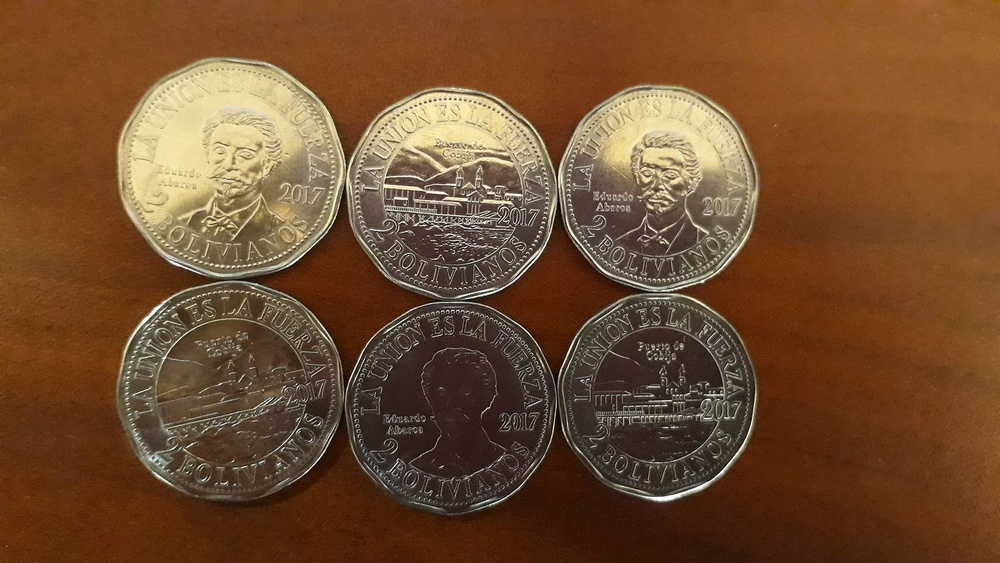
#> input picture lab9/recursos lab 9/monedas_2.jpg, 1000 x 563 px, shrunk from 1800 x 1013 before the run
$ python lab9_4.py
#> lines starting #> are read from the running program, lines starting #| are printed output that depends on the picture; after the words box and inside, x2 and y2 are one past the last pixel; in counts of white or black regions, pixels touching at a corner belong together
import cv2
import numpy as np

imagen = cv2.imread('recursos lab 9/monedas_2.jpg')
#> imagen is the input picture: shape (563, 1000, 3); mean B, G, R 47.3, 77.1, 113.2
if imagen is None:
    print("Error")
    exit()

gris = cv2.cvtColor(imagen, cv2.COLOR_BGR2GRAY)
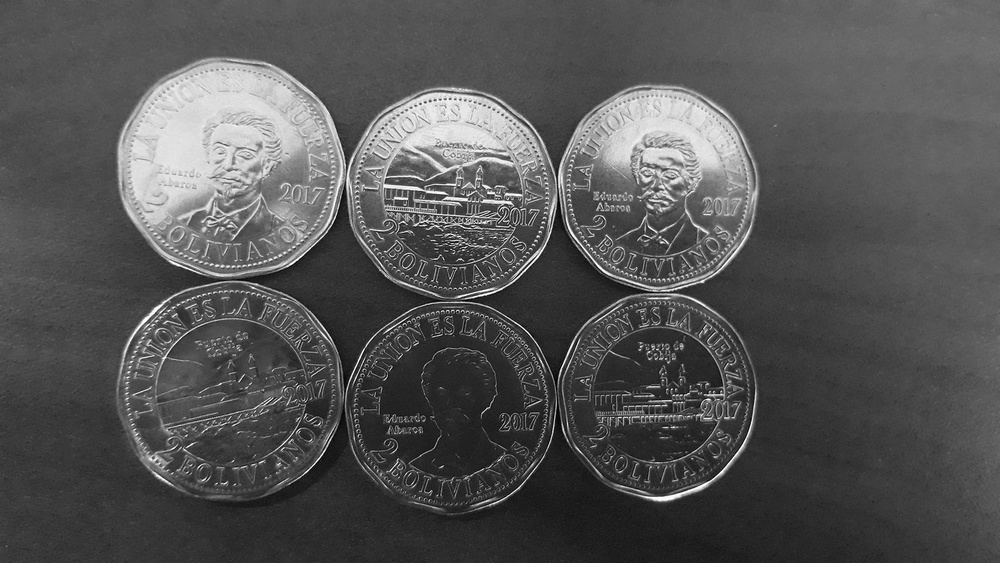
#> gris: shape (563, 1000); min 0, max 255, mean 84.5

gris_blur = cv2.medianBlur(gris, 15)
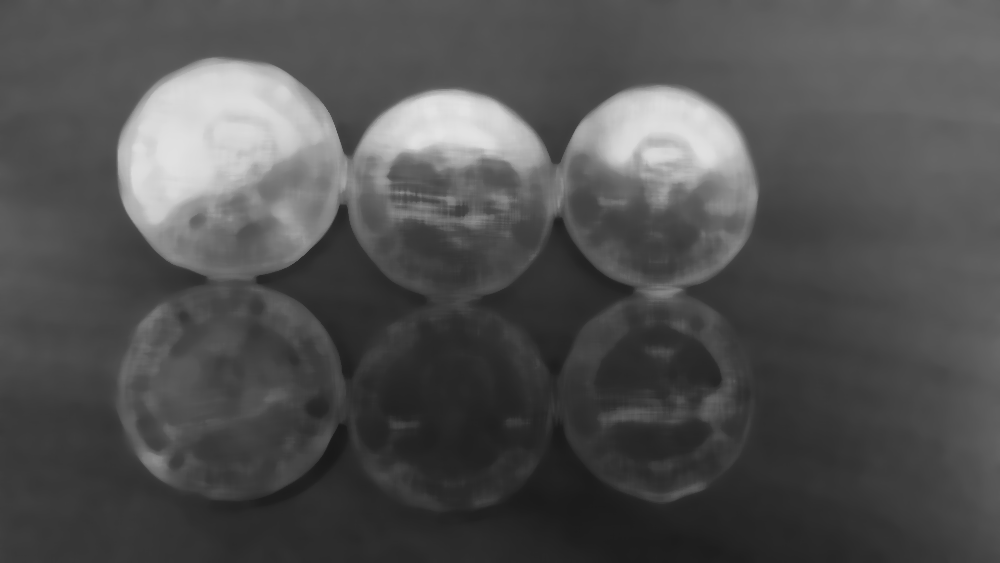
#> gris_blur: shape (563, 1000); min 25, max 228, mean 81.1

circulos = cv2.HoughCircles(
    gris_blur,
    cv2.HOUGH_GRADIENT,
    dp=1,
    minDist=300,
    param1=50,
    param2=25,
    minRadius=120,
    maxRadius=250
)
#> circulos = [[435.5, 289.5, 148.1]]

monedas_detectadas = 0

if circulos is not None:

    circulos = np.uint16(np.around(circulos))
#> circulos = [[436, 290, 148]]

    for c in circulos[0, :]:
        x, y, r = c[0], c[1], c[2]

        cv2.circle(imagen, (x, y), r, (0, 255, 0), 3)

        cv2.circle(imagen, (x, y), 2, (0, 0, 255), 3)

        monedas_detectadas += 1
#> this loop made 1 pass
#> (x, y, r, monedas_detectadas) on pass 1: (436, 290, 148, 1)
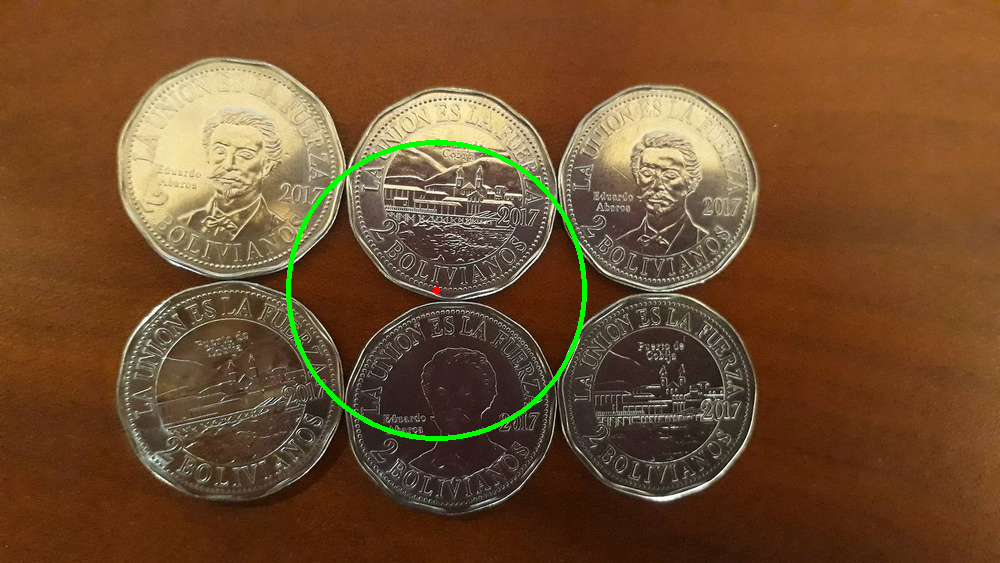
#> imagen: shape (563, 1000, 3); 0.81% of pixels changed, all inside (x1, y1, x2, y2) = (286, 140, 587, 441)
#> after the loop, monedas_detectadas = 1

cv2.putText(imagen, f'Monedas detectadas: {monedas_detectadas}', (20, 50),
            cv2.FONT_HERSHEY_SIMPLEX, 1.2, (255, 0, 0), 3)
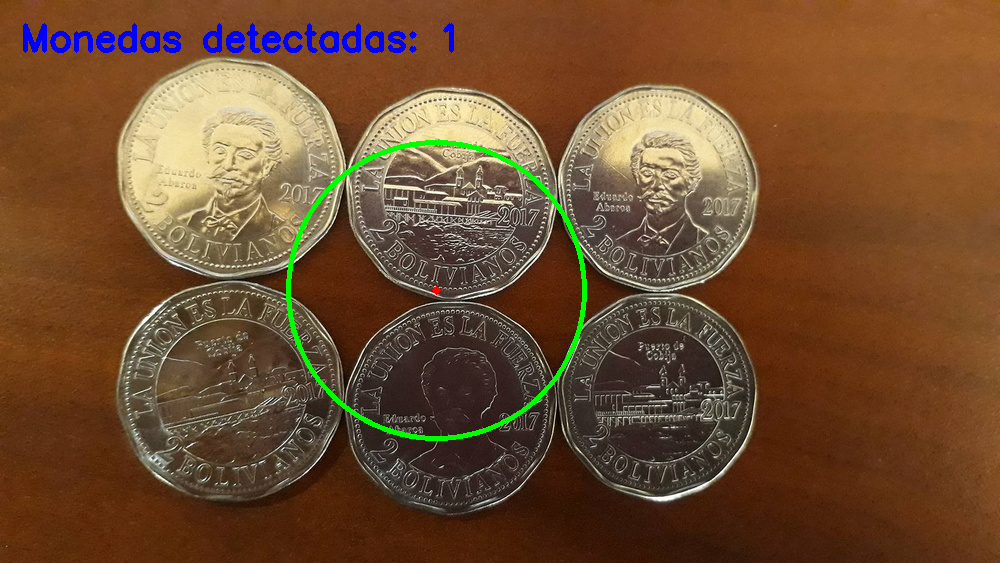
#> imagen: shape (563, 1000, 3); 0.87% of pixels changed, all inside (x1, y1, x2, y2) = (23, 23, 454, 53)

cv2.imshow("Resultado HoughCircles", imagen)
cv2.waitKey(0)
cv2.destroyAllWindows()
